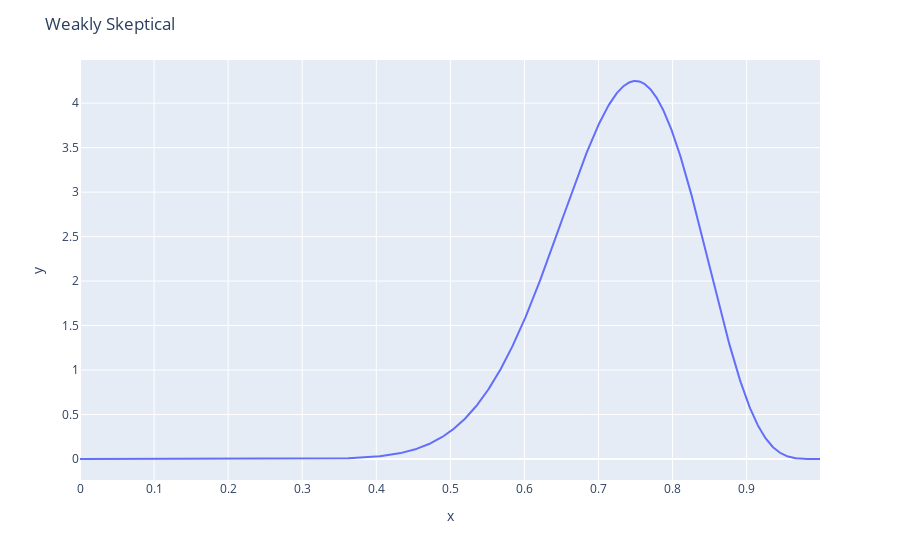
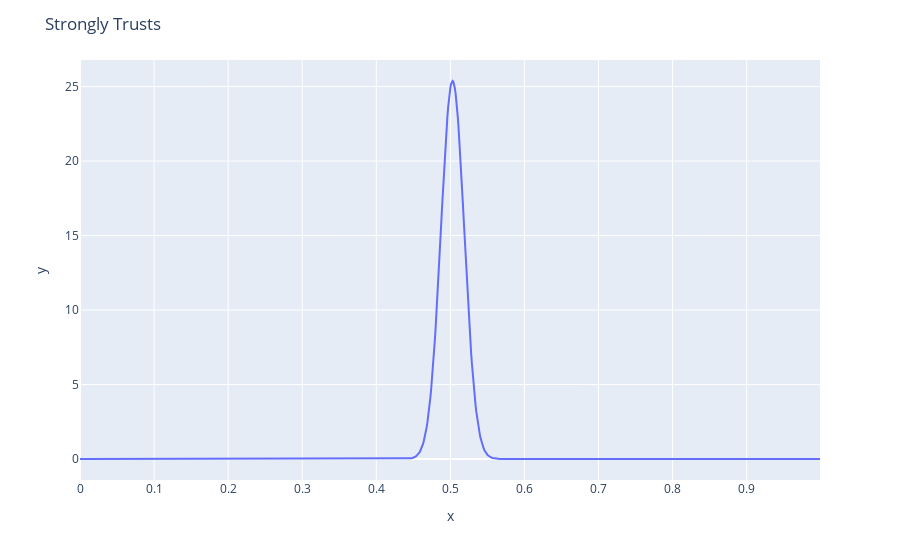
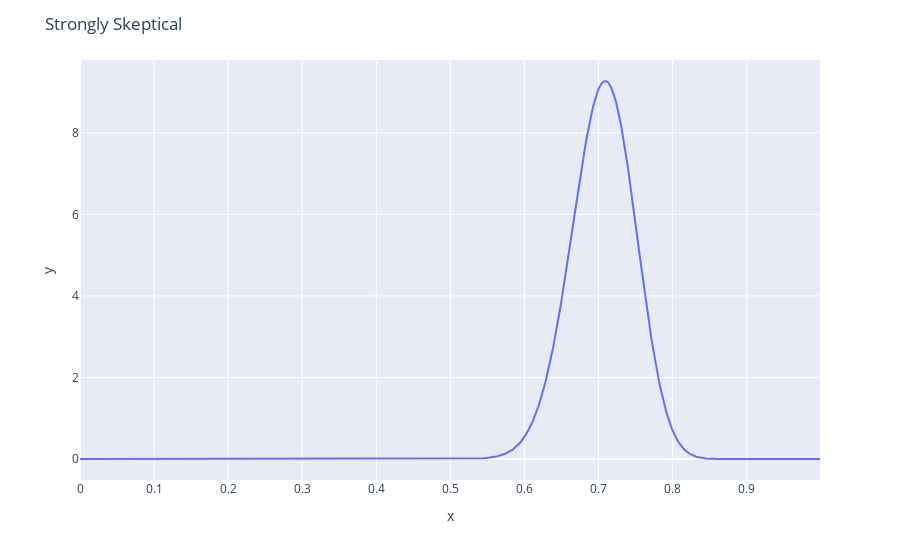

Write notebook code for charts like these, in order.
### Markdown cell above
# Problem 1

Suppose you’re playing air hockey with some friends and flip a coin to see who starts with the puck. After playing 12 times, you realize that the friend who brings the coin almost always seems to go first: 9 out of 12 times. Some of your other friends start to get suspicious. Define prior probability distributions for the following beliefs: 

- One person who weakly believes that the friend is cheating and the true rate of coming up heads is closer to 70 percent. 
- One person who very strongly trusts that the coin is fair and provided a 50 percent chance of coming up heads. 
- One person who strongly believes the coin is biased to come up heads 70 percent of the time

# Solution 1

### Code cell
# Since we are testing multiple theories the easiest way to hold them all together is pandas
# This library is super useful for any kind of real world work with data.
import pandas as pd
import numpy as np
import plotly.express as px
from scipy.stats import beta

base_prior_count = 10

actual_heads = 9
actual_tails = 3

# create a dataframe with all the relevant data so far
df = pd.DataFrame(index=['Weakly Skeptical','Strongly Trusts','Strongly Skeptical'],data={"Believed rate of heads":[.7,.5,.7],"Strength of Priors":[1,100,10]})

# Calculate priors based on beliefs
df['Heads']= base_prior_count*df['Believed rate of heads']*df['Strength of Priors']
df['Tails']= base_prior_count*(1-df['Believed rate of heads'])*df['Strength of Priors']
x=np.arange(0,1,.001)
for person in df.index:
    dist = beta(actual_heads+df.loc[person]['Heads'],actual_tails+df.loc[person]['Tails'])
    fig=px.line(x=x,y=dist.pdf(x))
    fig.update_layout(title=person)
    fig.show()

### Figure 1 — Plotly figure (JSON) as saved in the notebook; plotly's stock layout.template omitted (floating-point values rounded to 4 significant figures; data arrays with more than 128 entries replaced by an {"elided": "..."} marker saying what was removed)
{"data": [{"hovertemplate": "x=%{x}<br>y=%{y}<extra></extra>", "legendgroup": "", "line": {"color": "#636efa", "dash": "solid"}, "marker": {"symbol": "circle"}, "mode": "lines", "name": "", "orientation": "v", "showlegend": false, "type": "scatter", "x": {"elided": "1000 float values"}, "xaxis": "x", "y": {"elided": "1000 float values"}, "yaxis": "y"}], "layout": {"legend": {"tracegroupgap": 0}, "margin": {"t": 60}, "title": {"text": "Weakly Skeptical"}, "xaxis": {"anchor": "y", "domain": [0, 1], "title": {"text": "x"}}, "yaxis": {"anchor": "x", "domain": [0, 1], "title": {"text": "y"}}}}

### Figure 2 — Plotly figure (JSON) as saved in the notebook; plotly's stock layout.template omitted (floating-point values rounded to 4 significant figures; data arrays with more than 128 entries replaced by an {"elided": "..."} marker saying what was removed)
{"data": [{"hovertemplate": "x=%{x}<br>y=%{y}<extra></extra>", "legendgroup": "", "line": {"color": "#636efa", "dash": "solid"}, "marker": {"symbol": "circle"}, "mode": "lines", "name": "", "orientation": "v", "showlegend": false, "type": "scatter", "x": {"elided": "1000 float values"}, "xaxis": "x", "y": {"elided": "1000 float values"}, "yaxis": "y"}], "layout": {"legend": {"tracegroupgap": 0}, "margin": {"t": 60}, "title": {"text": "Strongly Trusts"}, "xaxis": {"anchor": "y", "domain": [0, 1], "title": {"text": "x"}}, "yaxis": {"anchor": "x", "domain": [0, 1], "title": {"text": "y"}}}}

### Figure 3 — Plotly figure (JSON) as saved in the notebook; plotly's stock layout.template omitted (floating-point values rounded to 4 significant figures; data arrays with more than 128 entries replaced by an {"elided": "..."} marker saying what was removed)
{"data": [{"hovertemplate": "x=%{x}<br>y=%{y}<extra></extra>", "legendgroup": "", "line": {"color": "#636efa", "dash": "solid"}, "marker": {"symbol": "circle"}, "mode": "lines", "name": "", "orientation": "v", "showlegend": false, "type": "scatter", "x": {"elided": "1000 float values"}, "xaxis": "x", "y": {"elided": "1000 float values"}, "yaxis": "y"}], "layout": {"legend": {"tracegroupgap": 0}, "margin": {"t": 60}, "title": {"text": "Strongly Skeptical"}, "xaxis": {"anchor": "y", "domain": [0, 1], "title": {"text": "x"}}, "yaxis": {"anchor": "x", "domain": [0, 1], "title": {"text": "y"}}}}
